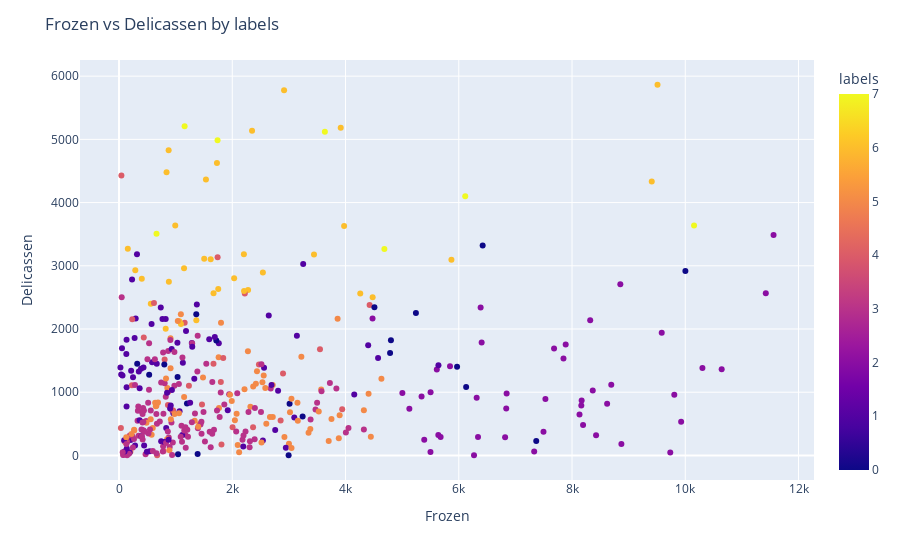
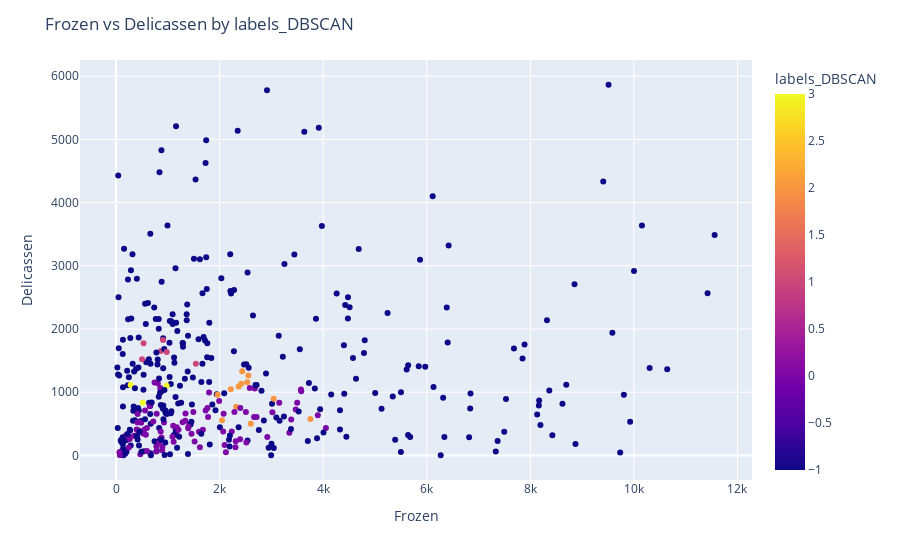

The notebook cell these images were saved under, in order:
### Markdown cell above
Visualize `Frozen` as X and `Delicassen` as y by `labels` and `labels_DBSCAN` respectively

### Code cell
fig_labels = px.scatter(data, x="Frozen", y="Delicassen", color="labels")
fig_labels.update_layout(title='Frozen vs Delicassen by labels')
fig_labels.show()

fig_labels_DBSCAN= px.scatter(data, x="Frozen", y="Delicassen", color="labels_DBSCAN")
fig_labels_DBSCAN.update_layout(title='Frozen vs Delicassen by labels_DBSCAN')
fig_labels_DBSCAN.show()

### Figure 1 — Plotly figure (JSON) as saved in the notebook; plotly's stock layout.template omitted (floating-point values rounded to 4 significant figures; data arrays with more than 128 entries replaced by an {"elided": "..."} marker saying what was removed)
{"data": [{"hoverlabel": {"namelength": 0}, "hovertemplate": "Frozen=%{x}<br>Delicassen=%{y}<br>labels=%{marker.color}", "legendgroup": "", "marker": {"color": {"elided": "402 int values"}, "coloraxis": "coloraxis", "symbol": "circle"}, "mode": "markers", "name": "", "showlegend": false, "type": "scatter", "x": {"elided": "402 int values"}, "xaxis": "x", "y": {"elided": "402 int values"}, "yaxis": "y"}], "layout": {"coloraxis": {"colorbar": {"title": {"text": "labels"}}, "colorscale": [[0, "#0d0887"], [0.1111, "#46039f"], [0.2222, "#7201a8"], [0.3333, "#9c179e"], [0.4444, "#bd3786"], [0.5556, "#d8576b"], [0.6667, "#ed7953"], [0.7778, "#fb9f3a"], [0.8889, "#fdca26"], [1, "#f0f921"]]}, "legend": {"tracegroupgap": 0}, "margin": {"t": 60}, "title": {"text": "Frozen vs Delicassen by labels"}, "xaxis": {"anchor": "y", "domain": [0, 1], "title": {"text": "Frozen"}}, "yaxis": {"anchor": "x", "domain": [0, 1], "title": {"text": "Delicassen"}}}}

### Figure 2 — Plotly figure (JSON) as saved in the notebook; plotly's stock layout.template omitted (floating-point values rounded to 4 significant figures; data arrays with more than 128 entries replaced by an {"elided": "..."} marker saying what was removed)
{"data": [{"hoverlabel": {"namelength": 0}, "hovertemplate": "Frozen=%{x}<br>Delicassen=%{y}<br>labels_DBSCAN=%{marker.color}", "legendgroup": "", "marker": {"color": {"elided": "402 int values"}, "coloraxis": "coloraxis", "symbol": "circle"}, "mode": "markers", "name": "", "showlegend": false, "type": "scatter", "x": {"elided": "402 int values"}, "xaxis": "x", "y": {"elided": "402 int values"}, "yaxis": "y"}], "layout": {"coloraxis": {"colorbar": {"title": {"text": "labels_DBSCAN"}}, "colorscale": [[0, "#0d0887"], [0.1111, "#46039f"], [0.2222, "#7201a8"], [0.3333, "#9c179e"], [0.4444, "#bd3786"], [0.5556, "#d8576b"], [0.6667, "#ed7953"], [0.7778, "#fb9f3a"], [0.8889, "#fdca26"], [1, "#f0f921"]]}, "legend": {"tracegroupgap": 0}, "margin": {"t": 60}, "title": {"text": "Frozen vs Delicassen by labels_DBSCAN"}, "xaxis": {"anchor": "y", "domain": [0, 1], "title": {"text": "Frozen"}}, "yaxis": {"anchor": "x", "domain": [0, 1], "title": {"text": "Delicassen"}}}}
